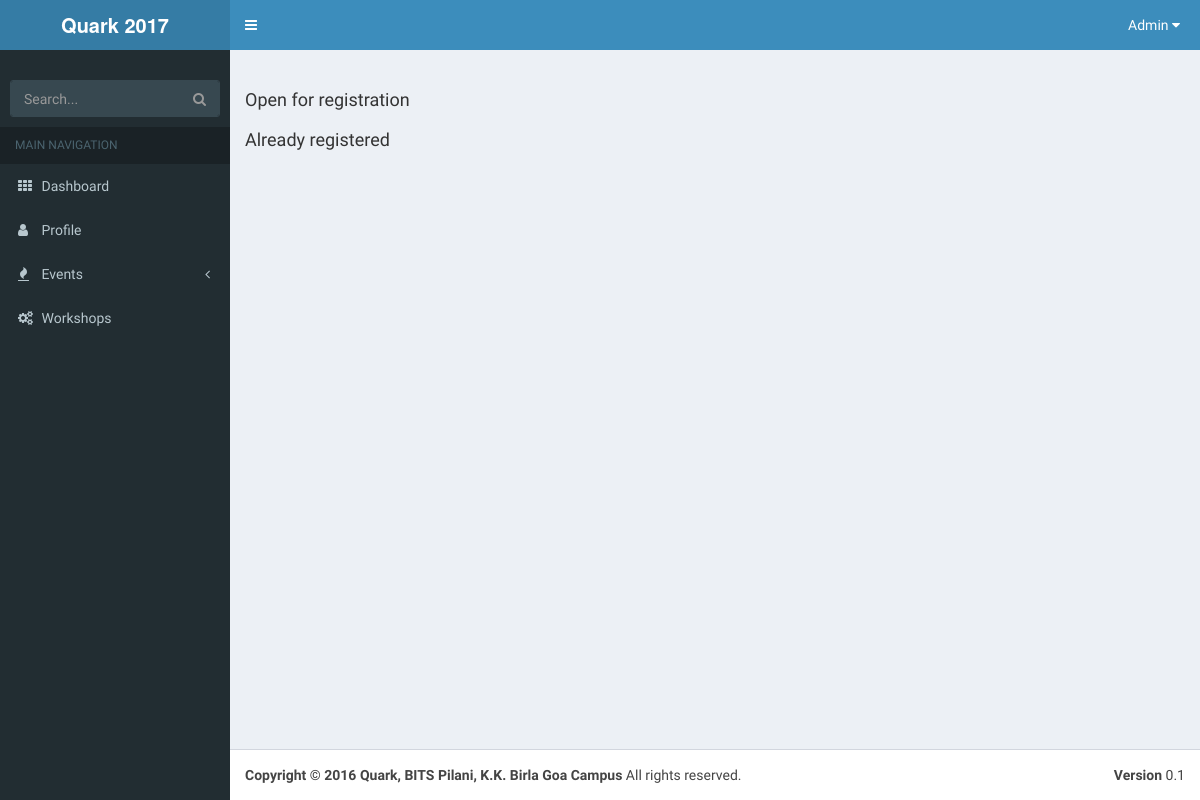
Before: /workshop-register/ (signed in) with the older database file.
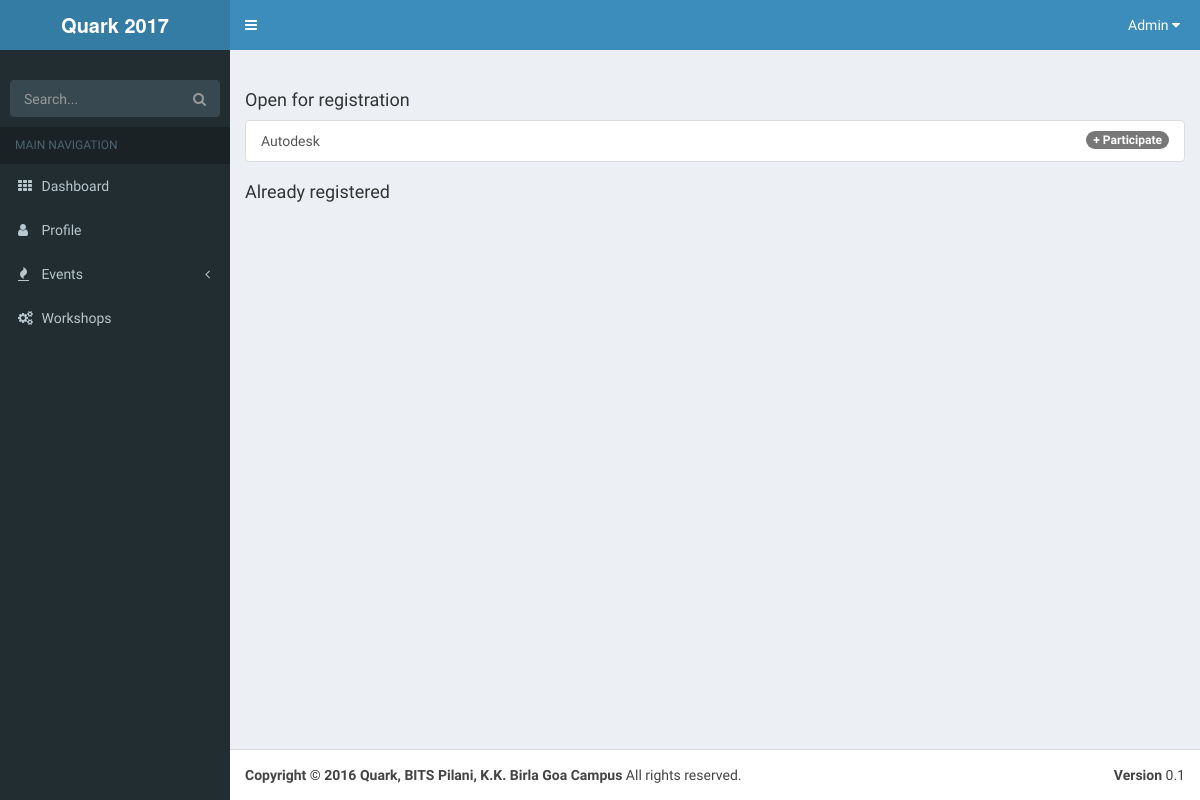
After: the same page with the newer database file.
### panel/models.py (models this page shows, shortened)
class Profile(models.Model):
	user = models.OneToOneField(User, on_delete = models.CASCADE)
	name = models.CharField(max_length = 120)
	email = models.EmailField()
	mobile = models.CharField(max_length = 10)
	institute = models.CharField(max_length = 120)
	gender = models.CharField(max_length = 1, choices=GENDER_CHOICES)
	dob = models.DateField(auto_now_add = True, auto_now = False)
	year = models.CharField(max_length =2, choices = YEAR_CHOICES)
	updatedtime = models.DateTimeField(auto_now_add = False, auto_now = True)
	settime = models.DateTimeField(auto_now_add = True, auto_now = False)

### events/models.py (models this page shows, shortened)
class Workshop(models.Model):
    name = models.CharField(max_length=100)
    date = models.DateTimeField(blank=True, null=True)
    brochure = models.FileField(upload_to = "adminuploads/workshop/brochure/" , blank=True, null=True)
    img = models.ImageField(upload_to = "adminuploads/workshop/poster/" ,blank=True, null=True)
    desc = models.TextField(blank=True, null=True)

### events/views.py (the view)
# urls.py: url(r'^workshop-register/$', 'events.views.workshopregister', name= 'workshopregister'),
def workshopregister(request):
	u_open = Workshop.objects.all().exclude(workshop__workshop_part = request.user)
	u_reg = Workshop.objects.filter(workshop__workshop_part = request.user)
	context = {
		'u': u_open,
		'u1' : u_reg,
	}
	return render(request,"back_workshops.html", context)

### templates/back_workshops.html (shortened to what this page needs)
{% extends 'base.html' %}
{% block content %}
<h4>Open for registration</h4>
	<div class = "list-group">
            {% for field in u %}
    <a href = "/workshop-register/{{ field.id }}" class="list-group-item"><span class="badge">+ Participate</span>
    {{ field.name }}
    </a>
{% endfor %}
</div>
<h4>Already registered</h4>
{% endblock %}

### templates/base.html (shortened to what this page needs)
{% load staticfiles %}
<!DOCTYPE html>
<html>
<head>
  <link rel="stylesheet" href="{% static 'bootstrap/css/bootstrap.min.css' %}">
  <link rel="stylesheet" href="https://cdnjs.cloudflare.com/ajax/libs/font-awesome/4.5.0/css/font-awesome.min.css">
  <link rel="stylesheet" href="https://cdnjs.cloudflare.com/ajax/libs/ionicons/2.0.1/css/ionicons.min.css">
  <link rel="stylesheet" href="{% static 'dist/css/AdminLTE.min.css' %}">
  <link rel="stylesheet" href="{% static 'dist/css/skins/_all-skins.min.css' %}">
  <link rel="stylesheet" href="{% static 'plugins/iCheck/flat/blue.css' %}">
  <link rel="stylesheet" href="{% static 'plugins/morris/morris.css' %}">
  <link rel="stylesheet" href="{% static 'plugins/jvectormap/jquery-jvectormap-1.2.2.css' %}">
  <link rel="stylesheet" href="{% static 'plugins/datepicker/datepicker3.css' %}">
  <link rel="stylesheet" href="{% static 'plugins/daterangepicker/daterangepicker.css' %}">
  <link rel="stylesheet" href="{% static 'plugins/bootstrap-wysihtml5/bootstrap3-wysihtml5.min.css' %}">
</head>
<body class="hold-transition skin-blue sidebar-mini">
<div class="wrapper">
  <header class="main-header">
    <a href="#" class="logo">
      <span class="logo-lg"><b>Quark 2017</b></span>
    </a>
    <nav class="navbar navbar-static-top">
      <a href="#" class="sidebar-toggle" data-toggle="offcanvas" role="button">
      </a>
      <div class="navbar-custom-menu">
        <ul class="nav navbar-nav">
          <li class="dropdown user user-menu">
            <a href="#" class="dropdown-toggle" data-toggle="dropdown">
              <span class="hidden-xs"> {% if request.user.profile %}{{ request.user.profile.name }}{% else %}{{ request.user }}{% endif %} </span><i class="fa fa-caret-down"></i>
            </a>
          </li>
        </ul>
      </div>
    </nav>
  </header>
  <aside class="main-sidebar">
    <section class="sidebar">
      <div class="user-panel">
        <div class="info">
        </div>
      </div>
      <form action="#" method="get" class="sidebar-form">
        <div class="input-group">
          <input type="text" name="q" class="form-control" placeholder="Search...">
              <span class="input-group-btn">
                <button type="submit" name="search" id="search-btn" class="btn btn-flat"><i class="fa fa-search"></i>
                </button>
              </span>
        </div>
      </form>
      <ul class="sidebar-menu">
        <li class="header">MAIN NAVIGATION</li>
        <li>
          <a href="{% url 'dashboard' %}">
            <i class="fa fa-th"></i> <span>Dashboard</span>
          </a>
        </li>
        <li>
          <a href="{% url 'profile' %}">
            <i class="fa fa-user"></i> <span>Profile</span>
          </a>
        </li>
        <li class="treeview">
          <a href="#">
            <i class="fa fa-fire"></i>
            <span>Events</span>
            <span class="pull-right-container">
              <i class="fa fa-angle-left pull-right"></i>
            </span>
          </a>
        </li>
        <li>
          <a href="{% url 'workshopregister' %}">
            <i class="fa fa-cogs"></i> <span>Workshops</span>
          </a>
        </li>
      </ul>
    </section>
  </aside>
  <div class="content-wrapper">
    <section class="content-header">
    </section>
    <section class="content">
      {% block content %}
      {% endblock %}
    </section>
  </div>
  <footer class="main-footer">
    <div class="pull-right hidden-xs">
      <b>Version</b> 0.1
    </div>
    <strong>Copyright &copy; 2016 Quark, BITS Pilani, K.K. Birla Goa Campus</strong> All rights
    reserved.
  </footer>
</div>
</body>
</html>

Changed rows visible on the page:
added Workshop: name "Autodesk"
